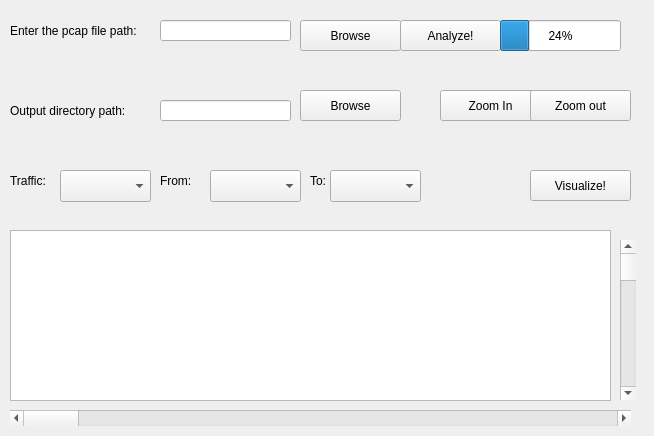
<?xml version="1.0" encoding="UTF-8"?>
<ui version="4.0">
 <class>Form</class>
 <widget class="QWidget" name="Form">
  <property name="geometry">
   <rect>
    <x>0</x>
    <y>0</y>
    <width>654</width>
    <height>436</height>
   </rect>
  </property>
  <property name="windowTitle">
   <string>Form</string>
  </property>
  <widget class="QPushButton" name="pushButton">
   <property name="geometry">
    <rect>
     <x>400</x>
     <y>20</y>
     <width>101</width>
     <height>31</height>
    </rect>
   </property>
   <property name="text">
    <string>Analyze!</string>
   </property>
  </widget>
  <widget class="QProgressBar" name="progressBar">
   <property name="geometry">
    <rect>
     <x>500</x>
     <y>20</y>
     <width>121</width>
     <height>31</height>
    </rect>
   </property>
   <property name="value">
    <number>24</number>
   </property>
  </widget>
  <widget class="QLabel" name="label">
   <property name="geometry">
    <rect>
     <x>10</x>
     <y>20</y>
     <width>171</width>
     <height>21</height>
    </rect>
   </property>
   <property name="text">
    <string>Enter the pcap file path:</string>
   </property>
  </widget>
  <widget class="QPushButton" name="pushButton_2">
   <property name="geometry">
    <rect>
     <x>300</x>
     <y>20</y>
     <width>101</width>
     <height>31</height>
    </rect>
   </property>
   <property name="text">
    <string>Browse</string>
   </property>
  </widget>
  <widget class="QLineEdit" name="lineEdit">
   <property name="geometry">
    <rect>
     <x>160</x>
     <y>20</y>
     <width>131</width>
     <height>21</height>
    </rect>
   </property>
  </widget>
  <widget class="QLabel" name="label_2">
   <property name="geometry">
    <rect>
     <x>10</x>
     <y>100</y>
     <width>171</width>
     <height>21</height>
    </rect>
   </property>
   <property name="text">
    <string>Output directory path: </string>
   </property>
  </widget>
  <widget class="QLineEdit" name="lineEdit_2">
   <property name="geometry">
    <rect>
     <x>160</x>
     <y>100</y>
     <width>131</width>
     <height>21</height>
    </rect>
   </property>
  </widget>
  <widget class="QPushButton" name="pushButton_3">
   <property name="geometry">
    <rect>
     <x>300</x>
     <y>90</y>
     <width>101</width>
     <height>31</height>
    </rect>
   </property>
   <property name="text">
    <string>Browse</string>
   </property>
  </widget>
  <widget class="QPushButton" name="pushButton_4">
   <property name="geometry">
    <rect>
     <x>440</x>
     <y>90</y>
     <width>101</width>
     <height>31</height>
    </rect>
   </property>
   <property name="text">
    <string>Zoom In</string>
   </property>
  </widget>
  <widget class="QPushButton" name="pushButton_5">
   <property name="geometry">
    <rect>
     <x>530</x>
     <y>90</y>
     <width>101</width>
     <height>31</height>
    </rect>
   </property>
   <property name="text">
    <string>Zoom out</string>
   </property>
  </widget>
  <widget class="QLabel" name="label_3">
   <property name="geometry">
    <rect>
     <x>10</x>
     <y>170</y>
     <width>171</width>
     <height>21</height>
    </rect>
   </property>
   <property name="text">
    <string>Traffic: </string>
   </property>
  </widget>
  <widget class="QComboBox" name="comboBox">
   <property name="geometry">
    <rect>
     <x>60</x>
     <y>170</y>
     <width>91</width>
     <height>32</height>
    </rect>
   </property>
  </widget>
  <widget class="QComboBox" name="comboBox_2">
   <property name="geometry">
    <rect>
     <x>210</x>
     <y>170</y>
     <width>91</width>
     <height>32</height>
    </rect>
   </property>
  </widget>
  <widget class="QLabel" name="label_4">
   <property name="geometry">
    <rect>
     <x>310</x>
     <y>170</y>
     <width>21</width>
     <height>21</height>
    </rect>
   </property>
   <property name="text">
    <string>To:</string>
   </property>
  </widget>
  <widget class="QLabel" name="label_5">
   <property name="geometry">
    <rect>
     <x>160</x>
     <y>170</y>
     <width>41</width>
     <height>21</height>
    </rect>
   </property>
   <property name="text">
    <string>From:</string>
   </property>
  </widget>
  <widget class="QComboBox" name="comboBox_3">
   <property name="geometry">
    <rect>
     <x>330</x>
     <y>170</y>
     <width>91</width>
     <height>32</height>
    </rect>
   </property>
  </widget>
  <widget class="QPushButton" name="pushButton_6">
   <property name="geometry">
    <rect>
     <x>530</x>
     <y>170</y>
     <width>101</width>
     <height>31</height>
    </rect>
   </property>
   <property name="text">
    <string>Visualize!</string>
   </property>
  </widget>
  <widget class="QScrollBar" name="horizontalScrollBar">
   <property name="geometry">
    <rect>
     <x>10</x>
     <y>410</y>
     <width>621</width>
     <height>16</height>
    </rect>
   </property>
   <property name="orientation">
    <enum>Qt::Horizontal</enum>
   </property>
  </widget>
  <widget class="QScrollBar" name="verticalScrollBar">
   <property name="geometry">
    <rect>
     <x>620</x>
     <y>240</y>
     <width>16</width>
     <height>160</height>
    </rect>
   </property>
   <property name="orientation">
    <enum>Qt::Vertical</enum>
   </property>
  </widget>
  <widget class="QTextEdit" name="textEdit">
   <property name="geometry">
    <rect>
     <x>10</x>
     <y>230</y>
     <width>601</width>
     <height>171</height>
    </rect>
   </property>
  </widget>
  <widget class="QWidget" name="gridLayoutWidget">
   <property name="geometry">
    <rect>
     <x>0</x>
     <y>10</y>
     <width>651</width>
     <height>421</height>
    </rect>
   </property>
   <layout class="QGridLayout" name="gridLayout">
    <property name="topMargin">
     <number>0</number>
    </property>
   </layout>
  </widget>
 </widget>
 <resources/>
 <connections/>
</ui>
